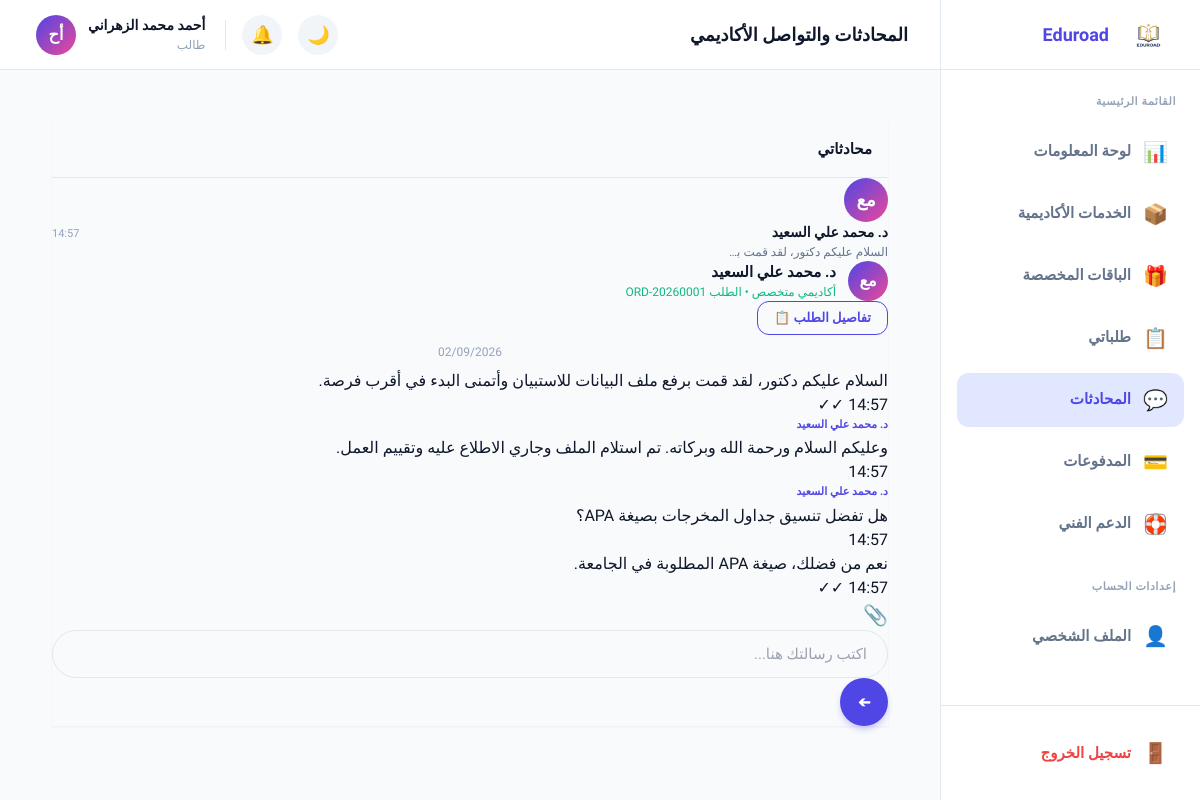
The page /student/chat.php (signed in) on the database its author committed.
### tables this page shows
CREATE TABLE IF NOT EXISTS `conversations` (
  `id`           INT UNSIGNED NOT NULL AUTO_INCREMENT,
  `order_id`     INT UNSIGNED NOT NULL UNIQUE COMMENT 'One conversation per order',
  `student_id`   INT UNSIGNED NOT NULL,
  `academic_id`  INT UNSIGNED NOT NULL,
  `created_at`   DATETIME NOT NULL DEFAULT CURRENT_TIMESTAMP,
  PRIMARY KEY (`id`),
  INDEX `idx_student`  (`student_id`),
  INDEX `idx_academic` (`academic_id`),
  CONSTRAINT `fk_conv_order`    FOREIGN KEY (`order_id`)    REFERENCES `orders`(`id`)    ON DELETE CASCADE,
  CONSTRAINT `fk_conv_student`  FOREIGN KEY (`student_id`)  REFERENCES `users`(`id`)     ON DELETE RESTRICT,
  CONSTRAINT `fk_conv_academic` FOREIGN KEY (`academic_id`) REFERENCES `academics`(`id`) ON DELETE RESTRICT
);

CREATE TABLE IF NOT EXISTS `academics` (
  `id`              INT UNSIGNED NOT NULL AUTO_INCREMENT,
  `name`            VARCHAR(100) NOT NULL,
  `email`           VARCHAR(150) NOT NULL UNIQUE,
  `password`        VARCHAR(255) NOT NULL,
  `phone`           VARCHAR(20) DEFAULT NULL,
  `specialty`       VARCHAR(150) DEFAULT NULL COMMENT 'Main academic specialty',
  `degree`          ENUM('بكالوريوس','ماجستير','دكتوراه') DEFAULT NULL,
  `university`      VARCHAR(200) DEFAULT NULL,
  `bio`             TEXT DEFAULT NULL,
  `avatar`          VARCHAR(255) DEFAULT NULL COMMENT 'Uploaded profile picture path',
  `avatar_initials` VARCHAR(4) DEFAULT NULL,
  `starting_price`  DECIMAL(10,2) DEFAULT 0.00 COMMENT 'Minimum price per order',
  `balance`         DECIMAL(10,2) NOT NULL DEFAULT 0.00 COMMENT 'Pending withdrawal balance',
  `total_earned`    DECIMAL(10,2) NOT NULL DEFAULT 0.00 COMMENT 'All time earnings',
  `rating`          DECIMAL(3,2) NOT NULL DEFAULT 0.00 COMMENT 'Average rating 0-5',
  `total_reviews`   INT UNSIGNED NOT NULL DEFAULT 0,
  `total_orders`    INT UNSIGNED NOT NULL DEFAULT 0,
  `status`          ENUM('pending','approved','rejected') NOT NULL DEFAULT 'pending',
  `availability`    ENUM('available','busy','vacation') NOT NULL DEFAULT 'available',
  `bank_name`       VARCHAR(100) DEFAULT NULL,
  `iban`            VARCHAR(50) DEFAULT NULL,
  `account_name`    VARCHAR(150) DEFAULT NULL,
  `created_at`      DATETIME NOT NULL DEFAULT CURRENT_TIMESTAMP,
  `updated_at`      DATETIME NOT NULL DEFAULT CURRENT_TIMESTAMP ON UPDATE CURRENT_TIMESTAMP,
  PRIMARY KEY (`id`),
  INDEX `idx_status`  (`status`),
  INDEX `idx_specialty`(`specialty`)
);

CREATE TABLE IF NOT EXISTS `orders` (
  `id`             INT UNSIGNED NOT NULL AUTO_INCREMENT,
  `order_number`   VARCHAR(20) NOT NULL UNIQUE COMMENT 'e.g. ORD-20260001',
  `student_id`     INT UNSIGNED NOT NULL,
  `academic_id`    INT UNSIGNED DEFAULT NULL COMMENT 'Assigned after acceptance',
  `service_id`     INT UNSIGNED NOT NULL,
  `package_id`     INT UNSIGNED DEFAULT NULL,
  `specialty`      VARCHAR(200) DEFAULT NULL COMMENT 'Specific sub-specialty',
  `academic_level` ENUM('بكالوريوس','ماجستير','دكتوراه') DEFAULT NULL,
  `language`       ENUM('العربية','الإنجليزية') DEFAULT 'العربية',
  `description`    TEXT DEFAULT NULL COMMENT 'Student notes / requirements',
  `deadline`       DATE DEFAULT NULL,
  `amount`         DECIMAL(10,2) NOT NULL DEFAULT 0.00,
  `status`         ENUM('new','accepted','in_progress','revision','completed','cancelled') NOT NULL DEFAULT 'new',
  `admin_notes`    TEXT DEFAULT NULL,
  `created_at`     DATETIME NOT NULL DEFAULT CURRENT_TIMESTAMP,
  `updated_at`     DATETIME NOT NULL DEFAULT CURRENT_TIMESTAMP ON UPDATE CURRENT_TIMESTAMP,
  PRIMARY KEY (`id`),
  UNIQUE KEY `uq_order_number` (`order_number`),
  INDEX `idx_student`  (`student_id`),
  INDEX `idx_academic` (`academic_id`),
  INDEX `idx_status`   (`status`),
  CONSTRAINT `fk_ord_student`  FOREIGN KEY (`student_id`)  REFERENCES `users`(`id`)     ON DELETE RESTRICT,
  CONSTRAINT `fk_ord_academic` FOREIGN KEY (`academic_id`) REFERENCES `academics`(`id`) ON DELETE SET NULL,
  CONSTRAINT `fk_ord_service`  FOREIGN KEY (`service_id`)  REFERENCES `services`(`id`)  ON DELETE RESTRICT,
  CONSTRAINT `fk_ord_package`  FOREIGN KEY (`package_id`)  REFERENCES `packages`(`id`)  ON DELETE SET NULL
);

CREATE TABLE IF NOT EXISTS `messages` (
  `id`               INT UNSIGNED NOT NULL AUTO_INCREMENT,
  `conversation_id`  INT UNSIGNED NOT NULL,
  `sender_id`        INT UNSIGNED NOT NULL COMMENT 'ID from users or academics table',
  `sender_type`      ENUM('student','academic','admin') NOT NULL,
  `content`          TEXT NOT NULL,
  `is_read`          TINYINT(1) NOT NULL DEFAULT 0,
  `sent_at`          DATETIME NOT NULL DEFAULT CURRENT_TIMESTAMP,
  PRIMARY KEY (`id`),
  INDEX `idx_conv`    (`conversation_id`),
  INDEX `idx_sender`  (`sender_id`, `sender_type`),
  CONSTRAINT `fk_msg_conv` FOREIGN KEY (`conversation_id`)
    REFERENCES `conversations`(`id`) ON DELETE CASCADE ON UPDATE CASCADE
);

### config/functions.php (called while the page is built, shortened)
<?php
require_once __DIR__ . '/db.php';
function getAssignedAcademics(int $orderId): array {
    $stmt = db()->prepare(
        'SELECT a.id, a.name, a.email, a.phone, a.specialty, a.degree, a.avatar_initials, a.rating,
                oa.status AS assignment_status, oa.assigned_at, oa.response_at
         FROM order_assignments oa
         JOIN academics a ON oa.academic_id = a.id
         WHERE oa.order_id = ?
         ORDER BY oa.assigned_at ASC'
    );
    $stmt->execute([$orderId]);
    return $stmt->fetchAll();
}
function getConversationMessages(int $conversationId): array {
    $stmt = db()->prepare(
        'SELECT m.*,
                CASE
                    WHEN m.sender_type = \'student\'  THEN u.name
                    WHEN m.sender_type = \'academic\' THEN a.name
                    ELSE \'الإدارة\'
                END AS sender_name
         FROM messages m
         LEFT JOIN users    u ON m.sender_id = u.id AND m.sender_type = \'student\'
         LEFT JOIN academics a ON m.sender_id = a.id AND m.sender_type = \'academic\'
         WHERE m.conversation_id = ? ORDER BY m.sent_at ASC'
    );
    $stmt->execute([$conversationId]);
    return $stmt->fetchAll();
}
function e(mixed $value): string {
    return htmlspecialchars((string)($value ?? ''), ENT_QUOTES, 'UTF-8');
}

### config/db.php (called while the page is built, shortened)
<?php
function db(): PDO {
    static $pdo = null;
    if ($pdo === null) {
        $dsn = sprintf(
            'mysql:host=%s;dbname=%s;charset=%s',
            DB_HOST,
            DB_NAME,
            DB_CHARSET
        );
        try {
            $pdo = new PDO($dsn, DB_USER, DB_PASS, [
                PDO::ATTR_ERRMODE            => PDO::ERRMODE_EXCEPTION,
                PDO::ATTR_DEFAULT_FETCH_MODE => PDO::FETCH_ASSOC,
                PDO::ATTR_EMULATE_PREPARES   => false,
            ]);
        } catch (PDOException $e) {
            http_response_code(500);
            die(json_encode([
                'error'   => true,
                'message' => 'خطأ في الاتصال بقاعدة البيانات. يرجى المحاولة لاحقاً.'
            ]));
        }
    }
    return $pdo;
}

### student/chat.php (the view, shortened to what this page needs)
<?php
require_once __DIR__ . '/../config/functions.php';
$user = currentUser();
$db   = db();
$conv_stmt = $db->prepare(
    'SELECT c.*, o.order_number, o.specialty, a.name AS academic_name, a.avatar_initials AS academic_avatar,
            (SELECT content FROM messages m WHERE m.conversation_id = c.id ORDER BY m.sent_at DESC LIMIT 1) AS last_message,
            (SELECT sent_at FROM messages m WHERE m.conversation_id = c.id ORDER BY m.sent_at DESC LIMIT 1) AS last_time,
            (SELECT COUNT(*) FROM messages m WHERE m.conversation_id = c.id AND m.sender_type = ? AND m.is_read = 0) AS unread_count
     FROM conversations c
     JOIN orders o ON c.order_id = o.id
     LEFT JOIN academics a ON c.academic_id = a.id
     WHERE c.student_id = ?
     ORDER BY last_time DESC'
);
$conv_stmt->execute(['academic', $user['id']]);
$conversations = $conv_stmt->fetchAll();
$active_conv_id = (int)($_GET['conv'] ?? ($conversations[0]['id'] ?? 0));
$active_conv    = null;
$active_team    = [];
$messages       = [];
if ($active_conv_id) {
    foreach ($conversations as $c) {
        if ($c['id'] == $active_conv_id) {
            $active_conv = $c;
            break;
        }
    }
    if ($active_conv) {
        $active_team = getAssignedAcademics($active_conv['order_id']);
        $messages    = getConversationMessages($active_conv_id);
    }
}
?>
<?php
require __DIR__ . '/partials/head.php';
require __DIR__ . '/partials/sidebar.php';
?>
      <div class="content-wrap" style="padding:20px;display:flex;flex-direction:column">
        <div class="chat-layout shadow-sm">
          <div class="chat-sidebar">
            <div style="padding:16px;border-bottom:1px solid var(--border-color)">
              <div style="font-weight:700;font-size:15px">محادثاتي</div>
            </div>
            <div class="chat-list">
              <?php if (empty($conversations)): ?>
                <div style="padding:32px;text-align:center;color:var(--text-secondary);font-size:14px">
                  <div style="font-size:32px;margin-bottom:12px">💬</div>
                  لا توجد محادثات بعد.<br>ستظهر هنا عند تعيين أكاديمي لطلبك.
                </div>
              <?php else: ?>
                <?php foreach ($conversations as $conv):
                  $isActive = $conv['id'] == $active_conv_id;
                  $avatarLetter = mb_substr($conv['academic_name'], 0, 1, 'UTF-8');
                ?>
                  <a href="chat.php?conv=<?= $conv['id'] ?>" class="chat-contact <?= $isActive ? 'active' : '' ?>" data-conv="<?= (int)$conv['id'] ?>">
                    <div style="width:44px;height:44px;border-radius:50%;background:linear-gradient(135deg,var(--primary),var(--secondary));color:white;display:flex;align-items:center;justify-content:center;font-weight:800;font-size:18px;flex-shrink:0">
                      <?= e($conv['academic_avatar'] ?: $avatarLetter) ?>
                    </div>
                    <div style="overflow:hidden;flex:1">
                      <div style="display:flex;justify-content:space-between;align-items:baseline">
                        <span style="font-weight:700;font-size:14px;color:var(--text-primary)"><?= e($conv['academic_name']) ?></span>
                        <span style="font-size:11px;color:var(--text-muted)" data-role="time"><?= $conv['last_time'] ? date('H:i', strtotime($conv['last_time'])) : '' ?></span>
                      </div>
                      <div style="display:flex;justify-content:space-between;align-items:center">
                        <div style="font-size:12px;color:var(--text-secondary);white-space:nowrap;overflow:hidden;text-overflow:ellipsis;max-width:160px" data-role="lastmsg">
                        </div>
                      </div>
                    </div>
                  </a>
                <?php endforeach; ?>
              <?php endif; ?>
            </div>
          </div>
          <div class="chat-main">
            <?php if ($active_conv): ?>
              <div class="chat-header">
                <div style="display:flex;align-items:center;gap:12px">
                  <div style="width:40px;height:40px;border-radius:50%;background:linear-gradient(135deg,var(--primary),var(--secondary));color:white;display:flex;align-items:center;justify-content:center;font-weight:800">
                    <?= count($active_team) > 1 ? '👥' : e($active_conv['academic_avatar'] ?: mb_substr($active_conv['academic_name'] ?? 'أ', 0, 1, 'UTF-8')) ?>
                  </div>
                  <div>
                    <div style="font-weight:700;font-size:15px;color:var(--text-primary)">
                      <?= count($active_team) > 1 ? 'مجموعة العمل الأكاديمي (' . count($active_team) . ' أكاديميين)' : e($active_conv['academic_name']) ?>
                    </div>
                    <div style="font-size:12px;color:var(--success)">
                      <?= count($active_team) > 1 ? 'فريق متخصص' : 'أكاديمي متخصص' ?> • الطلب <?= e($active_conv['order_number']) ?>
                    </div>
                  </div>
                </div>
                <a href="order-details.php?id=<?= $active_conv['order_id'] ?>" class="btn btn-outline" style="padding:6px 16px;font-size:13px">تفاصيل الطلب 📋</a>
              </div>
              <div class="chat-messages" id="chatMessages">
                <?php if (empty($messages)): ?>
                  <div style="text-align:center;color:var(--text-muted);font-size:13px;padding:32px">
                    ابدأ المحادثة مع الأكاديمي الآن 👋
                  </div>
                <?php else: ?>
                  <?php
                  $lastDate = '';
                  foreach ($messages as $msg):
                    $msgDate = date('Y-m-d', strtotime($msg['sent_at']));
                    $isSent  = ($msg['sender_type'] === 'student');
                    if ($msgDate !== $lastDate):
                      $lastDate = $msgDate;
                  ?>
                    <div class="chat-date-sep" style="text-align:center;font-size:12px;color:var(--text-muted);margin:8px 0"><?= date('d/m/Y', strtotime($msg['sent_at'])) ?></div>
                  <?php endif; ?>
                    <div class="msg <?= $isSent ? 'msg-sent' : 'msg-received' ?>" data-msg-id="<?= (int)$msg['id'] ?>" data-date="<?= $msgDate ?>">
                      <?php if (!$isSent): ?>
                        <div style="font-size:11px;font-weight:700;color:var(--primary);margin-bottom:3px">
                          <?= e($msg['sender_name'] ?? 'الأكاديمي') ?>
                        </div>
                      <?php endif; ?>
                      <?php if (!empty($msg['content'])): ?>
                        <?= nl2br(e($msg['content'])) ?>
                      <?php endif; ?>
                      <div class="msg-time"><?= date('H:i', strtotime($msg['sent_at'])) ?> <?= $isSent ? '✓✓' : '' ?></div>
                    </div>
                  <?php endforeach; ?>
                <?php endif; ?>
              </div>
              <form method="POST" action="chat.php?conv=<?= $active_conv_id ?>" class="chat-input-area" id="chatForm" enctype="multipart/form-data">
                <label title="إرفاق ملف (حتى 10MB)" style="cursor:pointer;font-size:20px;color:var(--text-secondary);flex-shrink:0">
                  📎
                </label>
                <input type="text" name="content" id="chatInput" placeholder="اكتب رسالتك هنا..." class="form-input" style="border-radius:40px;padding:12px 20px;flex:1" autocomplete="off">
                <button type="submit" class="btn btn-primary" style="border-radius:50%;width:48px;height:48px;padding:0;display:flex;align-items:center;justify-content:center;flex-shrink:0" aria-label="إرسال">
                  <span style="transform:rotate(180deg)">➔</span>
                </button>
              </form>
            <?php endif; ?>
          </div>
        </div>
<?php
require __DIR__ . '/partials/footer.php';
?>

### student/assets/css/style.css (style rules this page uses)
:root { --primary: #4f46e5; --primary-hover: #4338ca; --primary-light: #e0e7ff; --secondary: #ec4899; --success: #10b981; --warning: #f59e0b; --danger: #ef4444; --info: #3b82f6; --bg-body: #f8fafc; --bg-card: #ffffff; --bg-hover: #f1f5f9; --text-primary: #0f172a; --text-secondary: #64748b; --text-muted: #94a3b8; --border-color: #e2e8f0; --radius-sm: 8px; --radius-md: 12px; --radius-lg: 16px; --radius-full: 9999px; --shadow-sm: 0 1px 2px 0 rgba(0, 0, 0, 0.05); --shadow-md: 0 4px 6px -1px rgba(0, 0, 0, 0.1), 0 2px 4px -1px rgba(0, 0, 0, 0.06); --shadow-lg: 0 10px 15px -3px rgba(0, 0, 0, 0.1), 0 4px 6px -2px rgba(0, 0, 0, 0.05); }
body { font-family: 'Tajawal', sans-serif; background-color: var(--bg-body); color: var(--text-primary); margin: 0; transition: background-color 0.3s, color 0.3s; overflow-x: hidden; }
a { text-decoration: none; color: inherit; }
.content-wrap { padding: 32px; flex-grow: 1; }
.btn { display: inline-flex; align-items: center; justify-content: center; gap: 8px; padding: 12px 24px; border-radius: var(--radius-md); font-weight: 700; font-size: 15px; cursor: pointer; transition: all 0.2s; border: none; font-family: 'Tajawal', sans-serif; text-align: center; }
.btn-primary { background: var(--primary); color: white; box-shadow: 0 4px 6px -1px rgba(79, 70, 229, 0.3); }
.btn-outline { background: transparent; border: 1.5px solid var(--primary); color: var(--primary); }
.form-input { width: 100%; padding: 14px 16px; border: 1.5px solid var(--border-color); border-radius: var(--radius-md); background: var(--bg-body); color: var(--text-primary); font-family: inherit; font-size: 15px; transition: all 0.2s; }

### rows shown on the page
conversations: academic.avatar_initials "مع", academic.name "د. محمد علي السعيد", last_time "14:57", order.order_number "ORD-20260001"
messages: sent_at "02/09/2026", content "السلام عليكم دكتور، لقد قمت برفع ملف البيانات للاستبيان وأتمنى البدء في أقرب فرصة."
messages: sender_name "د. محمد علي السعيد", content "وعليكم السلام ورحمة الله وبركاته. تم استلام الملف وجاري الاطلاع عليه وتقييم العمل.", sent_at "14:57"
messages: sender_name "د. محمد علي السعيد", content "هل تفضل تنسيق جداول المخرجات بصيغة APA؟", sent_at "14:57"
messages: content "نعم من فضلك، صيغة APA المطلوبة في الجامعة."

### other values the page prints
$_item['icon'] "📊"
$_item['label'] "لوحة المعلومات"
$_item['icon'] "📦"
$_item['label'] "الخدمات الأكاديمية"
$_item['icon'] "🎁"
$_item['label'] "الباقات المخصصة"
$_item['icon'] "📋"
$_item['label'] "طلباتي"
$_item['icon'] "💬"
$_item['label'] "المحادثات"
$_item['icon'] "💳"
$_item['label'] "المدفوعات"
$_item['icon'] "🛟"
$_item['label'] "الدعم الفني"
$pageTitle "المحادثات والتواصل الأكاديمي"
